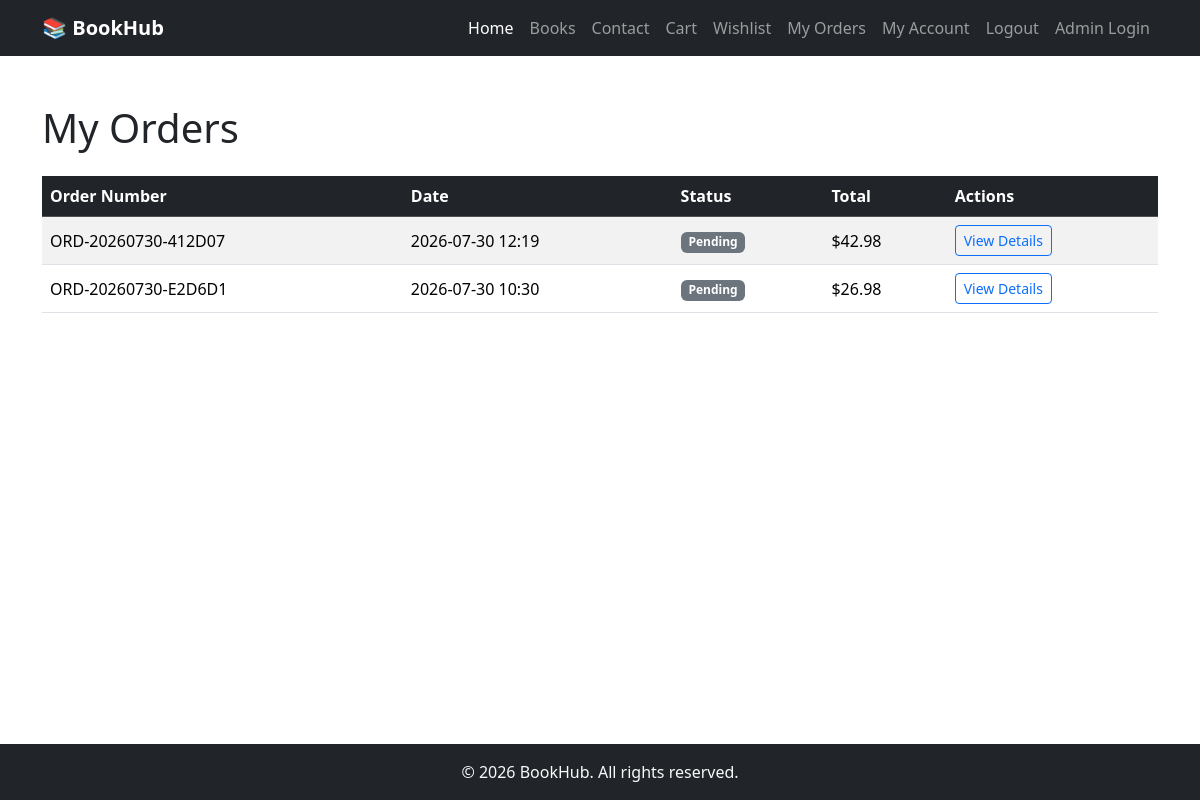
/orders (signed in), run on the app's committed database.
### models.py (models this page shows)
class Order(db.Model):
    __tablename__ = "orders"
    id = db.Column(db.Integer, primary_key=True)
    order_number = db.Column(db.String(20), unique=True, nullable=True)
    customer_id = db.Column(db.Integer, db.ForeignKey("customer.id"), nullable=True)
    customer = db.relationship("Customer", backref="orders")
    full_name = db.Column(db.String(150), nullable=False)
    email = db.Column(db.String(150), nullable=False)
    phone = db.Column(db.String(30), nullable=False)
    address_line1 = db.Column(db.String(255), nullable=False)
    address_line2 = db.Column(db.String(255), nullable=True)
    city = db.Column(db.String(100), nullable=False)
    state = db.Column(db.String(100), nullable=False)
    postal_code = db.Column(db.String(20), nullable=False)
    country = db.Column(db.String(100), nullable=False)
    total = db.Column(db.Float, nullable=False, default=0.0)
    status = db.Column(db.String(20), nullable=False, default="Pending")
    created_at = db.Column(db.DateTime, nullable=False, default=datetime.utcnow)
    items = db.relationship("OrderItem", backref="order", cascade="all, delete-orphan")

### app.py (the view)
@app.route("/orders")
@customer_login_required
def order_history():
    orders = (
        Order.query.filter_by(customer_id=session["customer_id"])
        .order_by(Order.created_at.desc())
        .all()
    )
    return render_template("order_history.html", orders=orders)

### app.py (called while the page is built)
def customer_login_required(view_func):
    @wraps(view_func)
    def wrapped_view(*args, **kwargs):
        if not session.get("customer_id"):
            return redirect(url_for("customer_login", next=request.path))
        return view_func(*args, **kwargs)
    return wrapped_view

@app.template_global()
def wishlist_item_count():
    if not session.get("customer_id"):
        return 0
    return WishlistItem.query.filter_by(customer_id=session["customer_id"]).count()

@app.template_global()
def cart_item_count():
    cart = session.get("cart", {})
    return sum(cart.values())

### templates/order_history.html (shortened to what this page needs)
{% extends "base.html" %}
{% block content %}
<div class="container py-5">
    <h1 class="mb-4">My Orders</h1>
    {% if orders %}
    <div class="table-responsive">
        <table class="table table-striped table-hover align-middle">
            <thead class="table-dark">
                <tr>
                    <th>Order Number</th>
                    <th>Date</th>
                    <th>Status</th>
                    <th>Total</th>
                    <th>Actions</th>
                </tr>
            </thead>
            <tbody>
                {% for order in orders %}
                <tr>
                    <td>{{ order.order_number }}</td>
                    <td>{{ order.created_at.strftime("%Y-%m-%d %H:%M") }}</td>
                    <td><span class="badge bg-secondary">{{ order.status }}</span></td>
                    <td>${{ "%.2f"|format(order.total) }}</td>
                    <td>
                        <a href="{{ url_for('order_details', order_number=order.order_number) }}" class="btn btn-sm btn-outline-primary">View Details</a>
                    </td>
                </tr>
                {% endfor %}
            </tbody>
        </table>
    </div>
    {% else %}
    <p class="text-center text-muted fs-5">You haven't placed any orders yet.</p>
    <div class="text-center">
        <a href="{{ url_for('books') }}" class="btn btn-primary">Browse Books</a>
    </div>
    {% endif %}
</div>
{% endblock %}

### static/css/style.css (style rules this page uses)
body { display: flex; flex-direction: column; min-height: 100vh; }

### data on the page
Order: order_number "ORD-20260730-412D07", created_at "2026-07-30 12:19", status "Pending", total "42.98"
Order: order_number "ORD-20260730-E2D6D1", created_at "2026-07-30 10:30", status "Pending", total "26.98"
